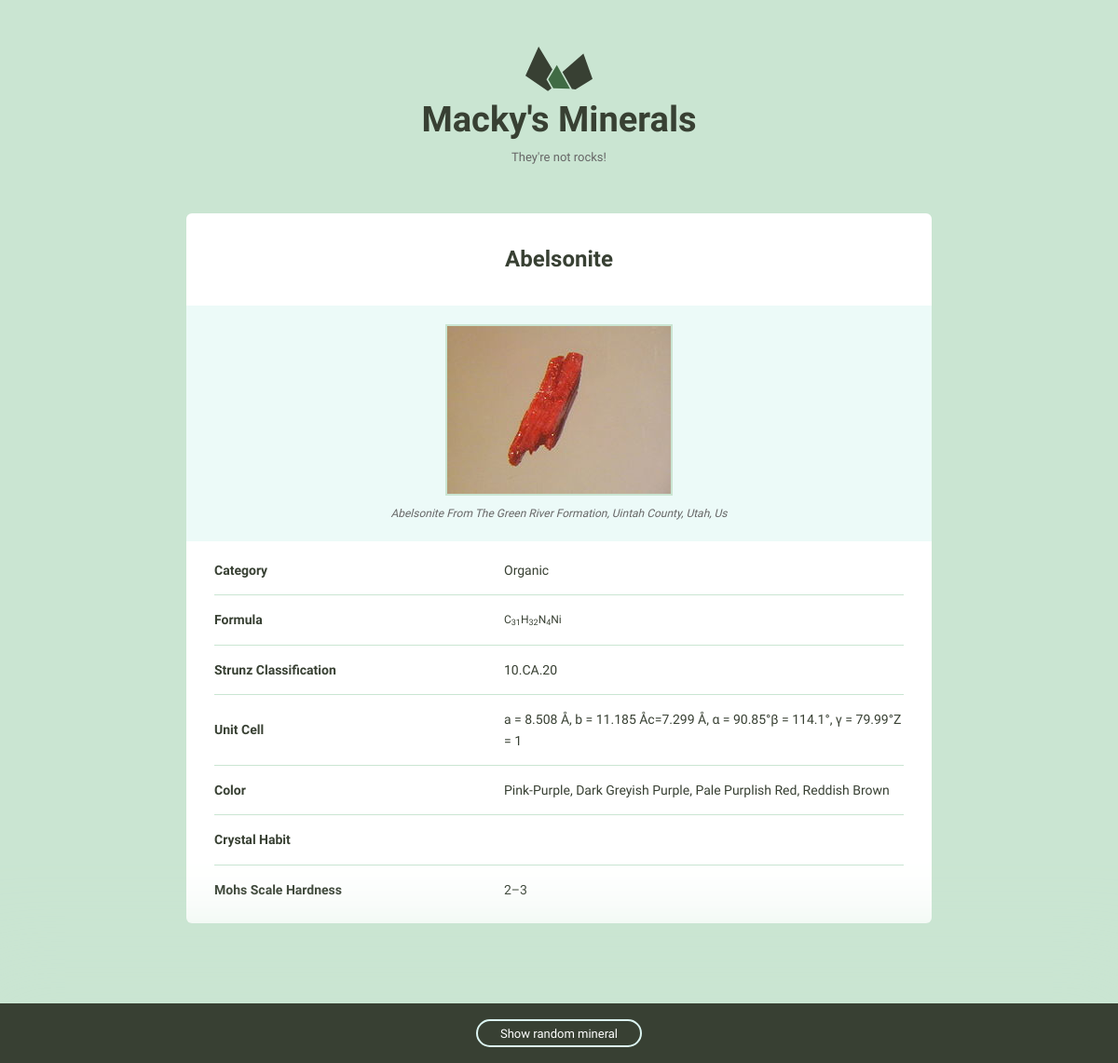
The app's page /minerals/1 with its own data.
### minerals/models.py (models this page shows)
class Mineral(models.Model):
    name = models.CharField(max_length=200, blank=True)
    image_filename = models.CharField(max_length=200, blank=True)
    image_caption = models.TextField()
    category = models.CharField(max_length=200, blank=True)
    formula = models.TextField()
    strunz_classification = models.CharField(max_length=200, blank=True)
    color = models.CharField(max_length=200, blank=True)
    crystal_system = models.CharField(max_length=200, blank=True)
    unit_cell = models.CharField(max_length=200, blank=True)
    crystal_symmetry = models.CharField(max_length=200, blank=True)
    cleavage = models.CharField(max_length=200, blank=True)
    mohs_scale_hardness = models.CharField(max_length=200, blank=True)
    luster = models.CharField(max_length=200, blank=True)
    streak = models.CharField(max_length=200, blank=True)
    diaphaneity = models.CharField(max_length=200, blank=True)
    optical_properties = models.CharField(max_length=200, blank=True)
    refractive_index = models.CharField(max_length=200, blank=True)
    crystal_habit = models.CharField(max_length=200, blank=True)
    specific_gravity = models.CharField(max_length=200, blank=True)
    group = models.CharField(max_length=200, blank=True)

### minerals/views.py (the view)
# urls.py: path('<int:id>', views.mineral_detail, name='detail'),
def mineral_detail(request, id):
    mineral = Mineral.objects.get(id=id)
    return render(request, 'detail.html', {'mineral': mineral})

### minerals/templates/detail.html
{% extends 'layout.html' %}
{% load static %}
{% block content %}
    <div class="grid-100 mineral__container">
      <h1 class="mineral__name">{{ mineral.name|title }}</h1>
      <div class="mineral__image-bg">
        <img class="mineral__image" src="{% static 'images/' %}{{ mineral.image_filename }}">
        <p class="mineral__caption">{{ mineral.image_caption|title }}</p>
      </div>
      <div class="mineral__table-container">
        <table class="mineral__table">
          <tr>
            <td class="mineral__category">Category</td>
            <td>{{ mineral.category|title }}</td>
          </tr>
          <tr>
            <td class="mineral__category">Formula</td>
            <td class="mineral__formula">{{ mineral.formula|safe }}</td>
          </tr>
          <tr>
            <td class="mineral__category">Strunz Classification</td>
            <td>{{ mineral.strunz_classification }}</td>
          </tr>
          <tr>
            <td class="mineral__category">Unit Cell</td>
            <td>{{ mineral.unit_cell }}</td>
          </tr>
          <tr>
            <td class="mineral__category">Color</td>
            <td>{{ mineral.color|title }}</td>
          </tr>
          <tr>
            <td class="mineral__category">Crystal Habit</td>
            <td>{{ mineral.crystal_habit|title }}</td>
          </tr>
          <tr>
            <td class="mineral__category">Mohs Scale Hardness</td>
            <td>{{ mineral.mohs_scale_hardness }}</td>
          </tr>
        </table>
      </div>
    </div>
{% endblock %}

### templates/layout.html (shortened to what this page needs)
{% load static %}
<!DOCTYPE html>
<html lang="en">
<head>
  <link rel="stylesheet" href="{% static 'css/global.css' %}">
</head>
<body>
  <div class="bounds">
    <div class="grid-100">
      <a href="{% url 'home' %}">
        <h1 class="logo__name text-centered">Macky's Minerals</h1>
      </a>
      <p class="logo__text text-centered">They're not rocks!</p>
    </div>
      {%  block content  %}{%  endblock %}
  </div>
  <div class="minerals__random">
    <a class="minerals__anchor" href="#">Show random mineral</a>
  </div>
</body>
</html>

### assets/css/global.css (style rules this page uses)
html { font-family: sans-serif; -ms-text-size-adjust: 100%; -webkit-text-size-adjust: 100%; }
body { margin: 0; }
a { background-color: transparent; }
h1 { font-size: 2em; margin: 0.67em 0; }
sub { font-size: 75%; line-height: 0; position: relative; vertical-align: baseline; bottom: -0.25em; }
img { border: 0; }
svg:not(:root) { overflow: hidden; }
table { border-collapse: collapse; border-spacing: 0; }
td, th { padding: 0; }
html { font-size: 62.5%; }
body { background-color: #CAE5D2; font-size: 1.5em; line-height: 1.6; font-weight: 400; font-family: "Cousine"; color: #666; }
.bounds { max-width: 800px; margin: 0 auto; padding: 50px 0 150px; overflow: hidden; }
.grid, .grid-5, .grid-10, .grid-15, .grid-20, .grid-25, .grid-30, .grid-33, .grid-35, .grid-40, .grid-45, .grid-50, .grid-55, .grid-60, .grid-65, .grid-66, .grid-70, .grid-75, .grid-80, .grid-90, .grid-95, .grid-100 { float: left; box-sizing: border-box; position: relative; }
.grid-100 { width: 100%; padding: 0 15px; }
h1, h2, h3, h4, h5, h6 { margin-top: 0; margin-bottom: 2rem; font-weight: bold; font-family: "Work Sans", sans-serif; color: #384033; }
h1 { font-size: 3.8rem; }
@media (min-width: 550px) { h1 { font-size: 3.8rem; } }
p { margin-top: 0; font-size: 1.6rem; }
a { color: #689b98; text-decoration: none; -webkit-transition: color 0.2s; -moz-transition: color 0.2s; -ms-transition: color 0.2s; -o-transition: color 0.2s; transition: color 0.2s; }
th, td { padding: 15px; text-align: left; border-bottom: 1px solid #e1e1e1; }
th:first-child, td:first-child { padding-left: 0; }
th:last-child, td:last-child { padding-right: 0; }
table, p, ul { margin-bottom: 2.5rem; }
.text-centered { text-align: center; }
.logo { display: block; fill: #384033; position: relative; margin: 0 auto; width: 72px; }
.logo__name { margin-bottom: 0; }
.logo__text { margin-bottom: 50px; font-size: 13px; }
.minerals__anchor { border: solid 2px #DCF5F2; border-radius: 100px; color: #384033; display: block; font-size: 13px; text-align: center; padding: 8px 0 7px 0; width: 100%; transition: background-color 200ms ease-in-out, font-weight 200ms ease-in-out, color 200ms ease-in-out; }
.minerals__random { background-color: #384033; box-shadow: 0 0 100px 50px #CAE5D2; color: #fff; padding: 20px 0 20px 0; position: fixed; bottom: 0; text-align: center; width: 100%; }
.minerals__random .minerals__anchor { display: inline; color: #fff; padding: 6px 24px 5px 24px; }
.mineral__container { background-color: #fff; border-radius: 6px; list-style: none; padding: 0; text-align: center; }
.mineral__name { display: block; width: 100%; margin: 0; font-size: 24px; padding: 30px 0 30px 0; }
.mineral__image { display: block; margin: 0 auto; border: solid 2px #CAE5D2; }
.mineral__image-bg { background-color: #ecfaf8; padding: 20px 0; }
.mineral__caption { font-size: 12px; font-style: italic; padding: 10px 0 0 0; margin: 0; }
.mineral__table { font-size: 14px; color: #384033; }
.mineral__table td { border-color: #CAE5D2; }
.mineral__table tr:last-of-type td { border-bottom: none; padding-bottom: 0; }
.mineral__table-container { padding: 5px 30px 0; }
.mineral__category { font-weight: bold; width: 40%; }
.mineral__formula { font-size: 12px; }

### records on screen
Mineral: name "Abelsonite", image_filename (picture), image_caption "Abelsonite From The Green River Formation, Uintah County, Utah, Us", category "Organic", formula "C 31 H 32 N 4 Ni", strunz_classification "10.CA.20", unit_cell "a = 8.508 Å, b = 11.185 Åc=7.299 Å, α = 90.85°β = 114.1°, γ = 79.99°Z = 1", color "Pink-Purple, Dark Greyish Purple, Pale Purplish Red, Reddish Brown", mohs_scale_hardness "2–3"
